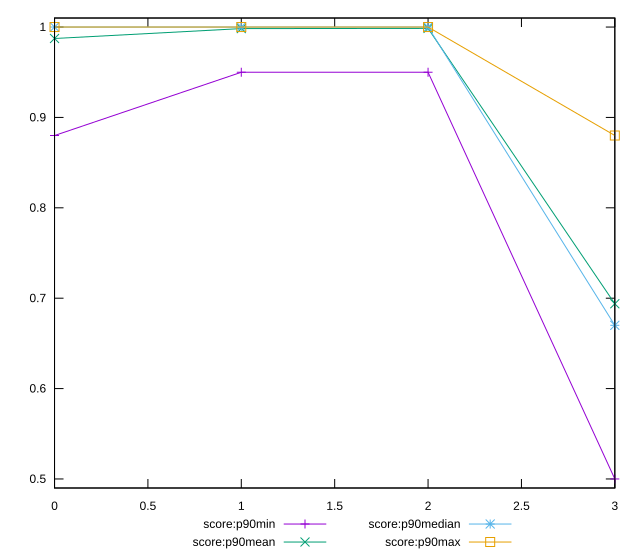

The gnuplot source for this figure:
reset

$scoreP90Min <<EOF
0 0.88
1 0.95
2 0.95
3 0.5
EOF

$scoreP90Mean <<EOF
0 0.9873404255319148
1 0.9982978723404256
2 0.9985106382978723
3 0.693829787234043
EOF

$scoreP90Median <<EOF
0 1
1 1
2 1
3 0.67
EOF

$scoreP90Max <<EOF
0 1
1 1
2 1
3 0.88
EOF

set key outside below
set xrange [0:3]
set yrange [0.49:1.01]
set trange [0.49:1.01]
set terminal svg size 640, 560 enhanced background rgb 'white'
set output "reports/report_00028_2021-02-24T12-49-42.674Z/unused-css-rules/progression/score.svg"

plot $scoreP90Min title "score:p90min" with linespoints, \
     $scoreP90Mean title "score:p90mean" with linespoints, \
     $scoreP90Median title "score:p90median" with linespoints, \
     $scoreP90Max title "score:p90max" with linespoints

reset
